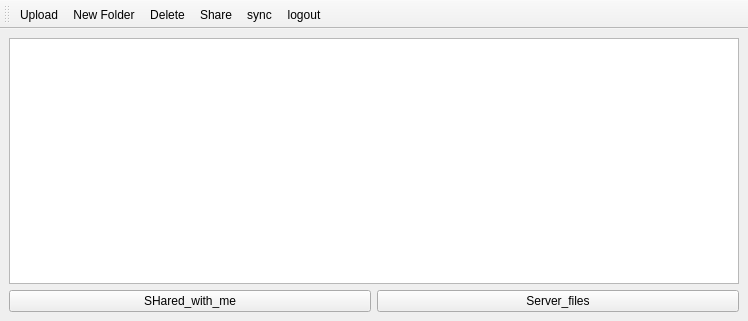
<?xml version="1.0" encoding="UTF-8"?>
<ui version="4.0">
 <class>homepage</class>
 <widget class="QMainWindow" name="homepage">
  <property name="geometry">
   <rect>
    <x>0</x>
    <y>0</y>
    <width>748</width>
    <height>321</height>
   </rect>
  </property>
  <property name="mouseTracking">
   <bool>true</bool>
  </property>
  <property name="windowTitle">
   <string>MainWindow</string>
  </property>
  <widget class="QWidget" name="centralwidget">
   <layout class="QHBoxLayout" name="horizontalLayout_2">
    <item>
     <layout class="QVBoxLayout" name="verticalLayout">
      <item>
       <widget class="QTreeView" name="treeView"/>
      </item>
      <item>
       <layout class="QHBoxLayout" name="horizontalLayout">
        <item>
         <widget class="QPushButton" name="pushButton">
          <property name="text">
           <string>SHared_with_me</string>
          </property>
         </widget>
        </item>
        <item>
         <widget class="QPushButton" name="pushButton_2">
          <property name="text">
           <string>Server_files</string>
          </property>
         </widget>
        </item>
       </layout>
      </item>
     </layout>
    </item>
   </layout>
  </widget>
  <widget class="QToolBar" name="toolBar">
   <property name="windowTitle">
    <string>toolBar</string>
   </property>
   <attribute name="toolBarArea">
    <enum>TopToolBarArea</enum>
   </attribute>
   <attribute name="toolBarBreak">
    <bool>false</bool>
   </attribute>
   <addaction name="ActionUpload"/>
   <addaction name="actionNewFolder"/>
   <addaction name="actionDelete"/>
   <addaction name="actionShare"/>
   <addaction name="actionSync"/>
   <addaction name="actionLogout"/>
  </widget>
  <widget class="QMenuBar" name="menubar">
   <property name="enabled">
    <bool>true</bool>
   </property>
   <property name="geometry">
    <rect>
     <x>0</x>
     <y>0</y>
     <width>748</width>
     <height>23</height>
    </rect>
   </property>
  </widget>
  <action name="ActionUpload">
   <property name="icon">
    <iconset>
     <normaloff>:/Images/upload-icon.png</normaloff>:/Images/upload-icon.png</iconset>
   </property>
   <property name="text">
    <string>Upload</string>
   </property>
  </action>
  <action name="actionNewFolder">
   <property name="icon">
    <iconset>
     <normaloff>:/Images/Actions-folder-new-icon.png</normaloff>:/Images/Actions-folder-new-icon.png</iconset>
   </property>
   <property name="text">
    <string>New Folder</string>
   </property>
  </action>
  <action name="actionShare">
   <property name="icon">
    <iconset>
     <normaloff>:/Images/Share-icon.png</normaloff>:/Images/Share-icon.png</iconset>
   </property>
   <property name="text">
    <string>Share </string>
   </property>
  </action>
  <action name="actionDelete">
   <property name="icon">
    <iconset>
     <normaloff>:/Images/Recycle-Bin-icon.png</normaloff>:/Images/Recycle-Bin-icon.png</iconset>
   </property>
   <property name="text">
    <string>Delete</string>
   </property>
   <property name="toolTip">
    <string>Delete</string>
   </property>
  </action>
  <action name="actionSync">
   <property name="icon">
    <iconset>
     <normaloff>:/Images/cloud_sync_weather-128.png</normaloff>:/Images/cloud_sync_weather-128.png</iconset>
   </property>
   <property name="text">
    <string>sync</string>
   </property>
   <property name="toolTip">
    <string>sync</string>
   </property>
  </action>
  <action name="actionLogout">
   <property name="icon">
    <iconset>
     <normaloff>:/Images/gnome_panel_force_quit.png</normaloff>:/Images/gnome_panel_force_quit.png</iconset>
   </property>
   <property name="text">
    <string>logout</string>
   </property>
   <property name="toolTip">
    <string>logout</string>
   </property>
  </action>
 </widget>
 <resources/>
 <connections/>
</ui>
